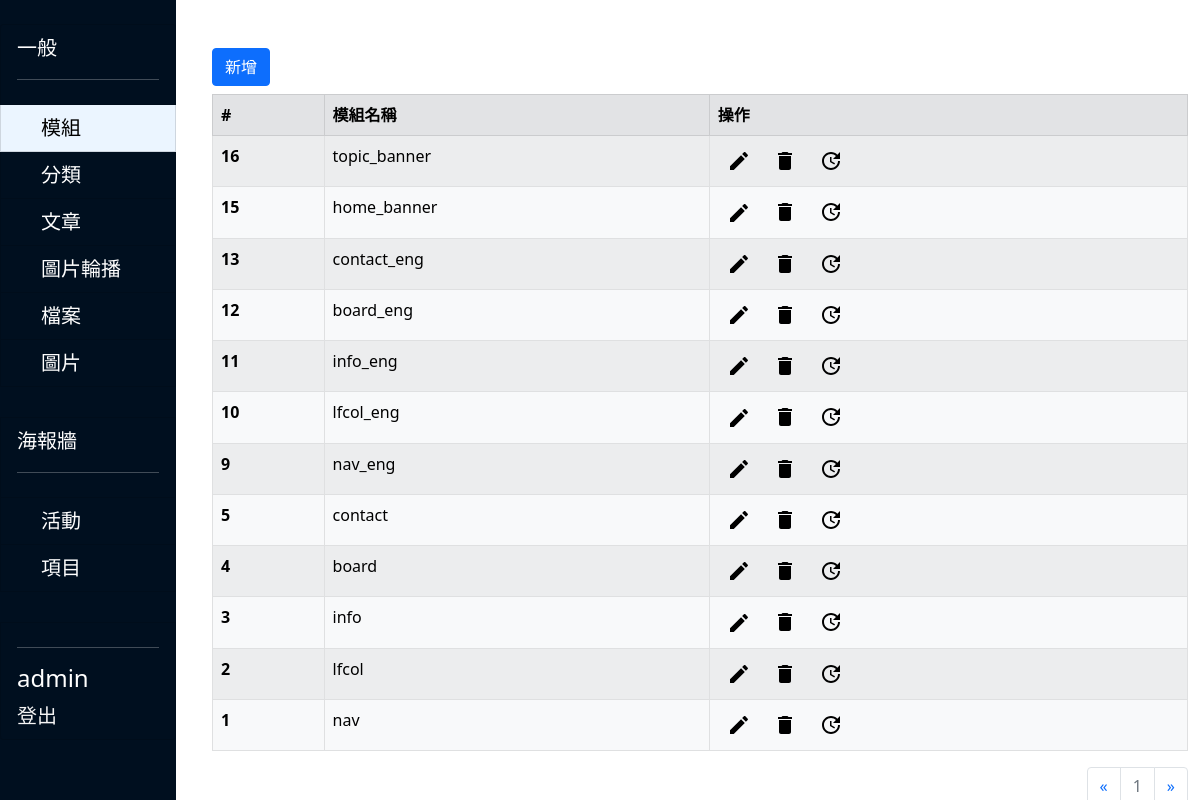
The page /editor/index.php (signed in) on the database its author committed.
### tables this page shows
CREATE TABLE IF NOT EXISTS `mods` (
  `id` tinyint NOT NULL AUTO_INCREMENT,
  `name` varchar(20) DEFAULT NULL,
  PRIMARY KEY (`id`)
);

### editor/utils.php (called while the page is built, shortened)
<?php
function sql_query($link, $sql){
    $result = mysqli_query($link, $sql);
    return $result;
}
function sql_fetch($result){
    if($result){
        $row = mysqli_fetch_array($result);
    }else{
        $row = false;
    }
    return $row;
}
?>

### editor/mod/index.php (the view, shortened to what this page needs)
<?php
$link = sql_connect();
$table_name = "mods";
$page = 1;
$num_per_page = 20;
$data_start = ($page - 1) * $num_per_page;
$sql = "SELECT COUNT(*) as total FROM $table_name;";
$result = sql_query($link, $sql);
$row = sql_fetch($result);
$total = ceil($row[0] / $num_per_page);
$sql = "SELECT * FROM $table_name ORDER BY id desc LIMIT $data_start, $num_per_page;";
$result = sql_query($link, $sql);
?>
<div class="row mt-5">
    <div class="col-2"><button class="btn btn-primary" data-bs-toggle="modal" data-bs-target="#add">新增</button></div>
</div>
<div class="row mt-2">
    <div class="col table-responsive">
        <table class="table table-light table-striped table-hover table-bordered">
            <thead>
                <tr class="table-secondary tab-title" id="title">
                    <th scope="col">#</th>
                    <th scope="col">模組名稱</th>
                    <th scope="col">操作</th>
                </tr>
            </thead>
            <tbody id="dataTable">
                <?php
                while ($row = sql_fetch($result)) { ?>
                    <tr id="<?php echo $row["id"]; ?>" class="dataRow">
                        <th scope="row" name="id"><?php echo $row["id"]; ?></th>
                        <td name="name"><?php echo $row["name"]; ?></td>
                        <td name="operations">
                            <button class="btn btn-sm" name="edit" data-bs-toggle="modal" data-bs-target="#edit" for="<?php echo $row["id"]; ?>"><img src="./images/edit_black_24dp.svg"></button>
                            <input class="btn btn-sm" type="image" name="delete" value="<?php echo $row[0]; ?>" src="./images/delete_black_24dp.svg" />
                            <input class="btn btn-sm" type="image" name="refresh" value="<?php echo $row[0]; ?>" src="./images/update_black_24dp.svg" />
                        </td>
                    </tr>
                <?php }
                ?>
            </tbody>
        </table>
    </div>
</div>
<div class="row">
    <div class="col">
        <nav aria-label="Page navigation">
            <ul class="pagination justify-content-end">
                <li class="page-item">
                    <a class="page-link" href="./index.php?usage=mod&page=<?php echo ($page - 1 < 1) ?  $page :  $page - 1; ?>" id="previous">
                        <span aria-hidden="true">&laquo;</span>
                    </a>
                </li>
                <?php
                $start = $page - 2;
                $stop = $page + 2;
                if ($page < 3) {
                    $start = 1;
                    $stop = $start + 4;
                } else if ($total - $page < 2) {
                    $start = $total - 4;
                    $stop = $total;
                }
                if ($total < 5) {
                    $start = 1;
                    $stop = $total;
                }
                for ($i = $start; $i <= $stop; $i++) {
                    if ($page == $i) {
                        echo "<li class='page-item disabled'><a class='page-link' href='./index.php?usage=mod&page=$i'>$i</a></li>";
                    } else {
                        echo "<li class='page-item'><a class='page-link' href='./index.php?usage=mod&page=$i'>$i</a></li>";
                    }
                }
                ?>
                <li class="page-item">
                    <a class="page-link" href="./index.php?usage=mod&page=<?php echo ($page + 1 > $total) ?  $page :  $page + 1; ?>" id="next">
                        <span aria-hidden="true">&raquo;</span>
                    </a>
                </li>
            </ul>
        </nav>
    </div>
</div>

### editor/index.php (style rules this page uses)
body { background-color: rgba(255, 255, 255, 1); }

### rows shown on the page
mods: id "16", name "topic_banner"
mods: id "15", name "home_banner"
mods: id "13", name "contact_eng"
mods: id "12", name "board_eng"
mods: id "11", name "info_eng"
mods: id "10", name "lfcol_eng"
mods: id "9", name "nav_eng"
mods: id "5", name "contact"
mods: id "4", name "board"
mods: id "3", name "info"
mods: id "2", name "lfcol"
mods: id "1", name "nav"

### other values the page prints
$_SESSION["user"] "admin"
